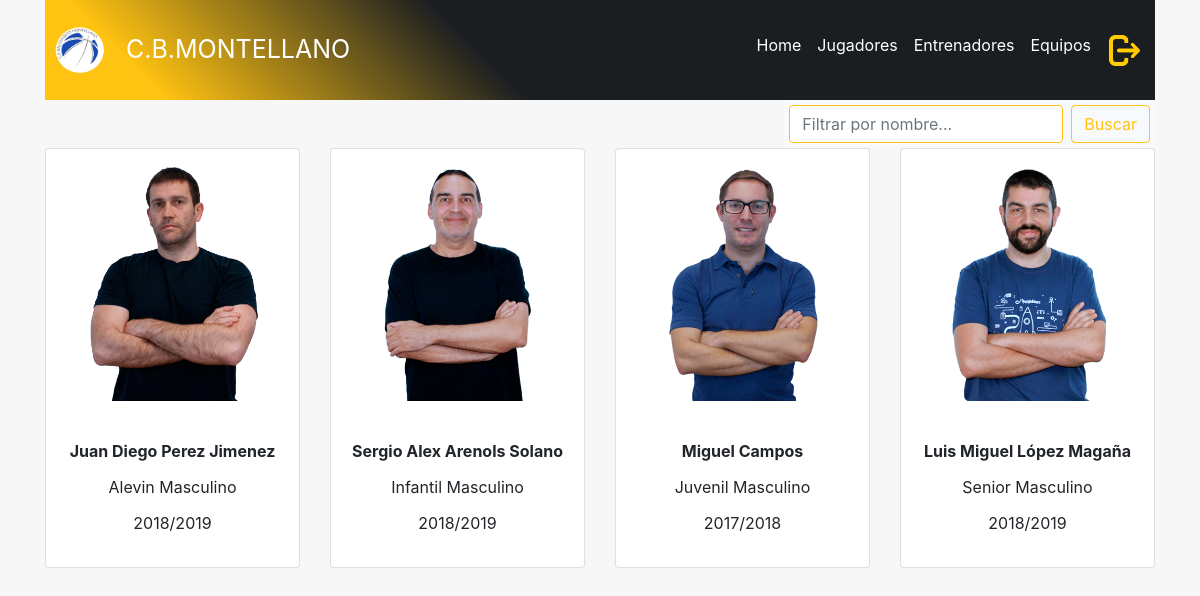
The page /usuario/entrenadores.php (signed in) on the database its author committed.
### tables this page shows
CREATE TABLE `equipo` (
  `idequipo` int(11) unsigned NOT NULL AUTO_INCREMENT,
  `nombre` varchar(100) NOT NULL,
  `foto` varchar(300) DEFAULT NULL,
  PRIMARY KEY (`idequipo`)
);

CREATE TABLE `entrenador` (
  `identrenador` int(11) unsigned NOT NULL AUTO_INCREMENT,
  `nombre` varchar(100) NOT NULL,
  `apellidos` varchar(100) NOT NULL,
  `dni` varchar(9) NOT NULL,
  `fechanacimiento` date NOT NULL,
  `numerolicencia` int(10) NOT NULL,
  `telefono` varchar(9) DEFAULT NULL,
  `direccion` varchar(100) DEFAULT NULL,
  `foto` varchar(300) DEFAULT NULL,
  PRIMARY KEY (`identrenador`)
);

CREATE TABLE `temporada` (
  `idtemporada` int(11) unsigned NOT NULL AUTO_INCREMENT,
  `nombre` varchar(100) NOT NULL,
  `fechainicio` date NOT NULL,
  `fechafin` date NOT NULL,
  PRIMARY KEY (`idtemporada`)
);

### usuario/entrenadores.php (the view, shortened to what this page needs)
<!DOCTYPE html>
<html lang="es">
<head>
  <link rel="stylesheet" href="https://stackpath.bootstrapcdn.com/bootstrap/4.2.1/css/bootstrap.min.css">
  <link rel="stylesheet" type="text/css" href="../header/header.css">
  <link rel="stylesheet" type="text/css" href="style.css">
  <link href="//maxcdn.bootstrapcdn.com/font-awesome/4.2.0/css/font-awesome.min.css" rel="stylesheet">
</head>
<body>
<div class="container">
<?php
    include_once "../header/header.php";
?>
<div class="row justify-content-end" id="barra">
    <div clas="col-md-6">
      <nav class="navbar navbar-light bg-light">
        <form method="post" class="form-inline" action="buscarentrenadores.php">
            <input class="form-control mr-sm-2" type="text" placeholder="Filtrar por nombre..." aria-label="Search" id="barrabusqueda" name="busquedaentrenadores">
            <button class="btn btn-outline-success my-2 my-sm-0" type="submit" id="botonbuscar">Buscar</button>
          </form>
      </nav>
    </div>
</div>
    <?php
      $connection = new mysqli("localhost", "juan", "2asirtriana", "cbmontellano");
      $connection->set_charset("utf8");
      $query="select ent.nombre as nombreentrenador, ent.apellidos as apellidosentrenador, e.nombre as equipo, ent.foto as foto, t.nombre as temporada
      from equipo as e
      join entrena as en on e.idequipo = en.idequipo
      right join entrenador as ent on en.identrenador = ent.identrenador
      join temporada as t on en.idtemporada = t.idtemporada";
      if ($result = $connection->query($query)) {
      echo "<div class='row justify-content-center'>";
          while($obj = $result->fetch_object()){
            echo "<div class='col-md-3'>";
            echo "<div class='card'>";
            echo "<div class='d-flex align-items-center' style='witdh:220px;height:270px'><img class='rounded mx-auto d-block img-fluid' width='170px' height='170px' src='".$obj->foto."'id='fotojugador'/></div>";
            echo "<div class='card-body'>";
            echo "<div class='card-title' id='textocards'><b>".$obj->nombreentrenador." ".$obj->apellidosentrenador."</b></div>";
            echo "<div class='card-title' id='textocards'>".$obj->equipo."</div>";
            echo "<div class='card-title' id='textocards'>".$obj->temporada."</div>";
            echo "</div>";
            echo "</div>";
            echo "</div>";
          }
          echo "</div>";
      }
    ?>
    </div>
  </body>
</html>

### header/header.css (style rules this page uses)
body { margin: 0; font-family: -apple-system,BlinkMacSystemFont,"Segoe UI",Roboto,"Helvetica Neue",Arial,sans-serif; font-size: 1rem; font-weight: 400; line-height: 1.5; color: #212529; background-color: #f7f7f7; }
.navbar { display: -ms-flexbox; display: flex; -ms-flex-wrap: wrap; flex-wrap: wrap; -ms-flex-align: center; align-items: center; -ms-flex-pack: justify; justify-content: space-between; padding: 5px; }

### usuario/style.css (style rules this page uses)
#textocards { text-align: center; }
#botonbuscar { color: #FFC312; border-color: #FFC312; }
#barrabusqueda { border-color: #FFC312; color: black; }
#barra { margin-right: 0px; }

### rows shown on the page
equipo: entrenador.foto (picture), entrenador.nombre "Juan Diego", entrenador.apellidos "Perez Jimenez", nombre "Alevin Masculino", temporada.nombre "2018/2019"
equipo: entrenador.foto (picture), entrenador.nombre "Sergio Alex", entrenador.apellidos "Arenols Solano", nombre "Infantil Masculino", temporada.nombre "2018/2019"
equipo: entrenador.foto (picture), entrenador.nombre "Miguel", entrenador.apellidos "Campos", nombre "Juvenil Masculino", temporada.nombre "2017/2018"
equipo: entrenador.foto (picture), entrenador.nombre "Luis Miguel", entrenador.apellidos "López Magaña", nombre "Senior Masculino", temporada.nombre "2018/2019"
